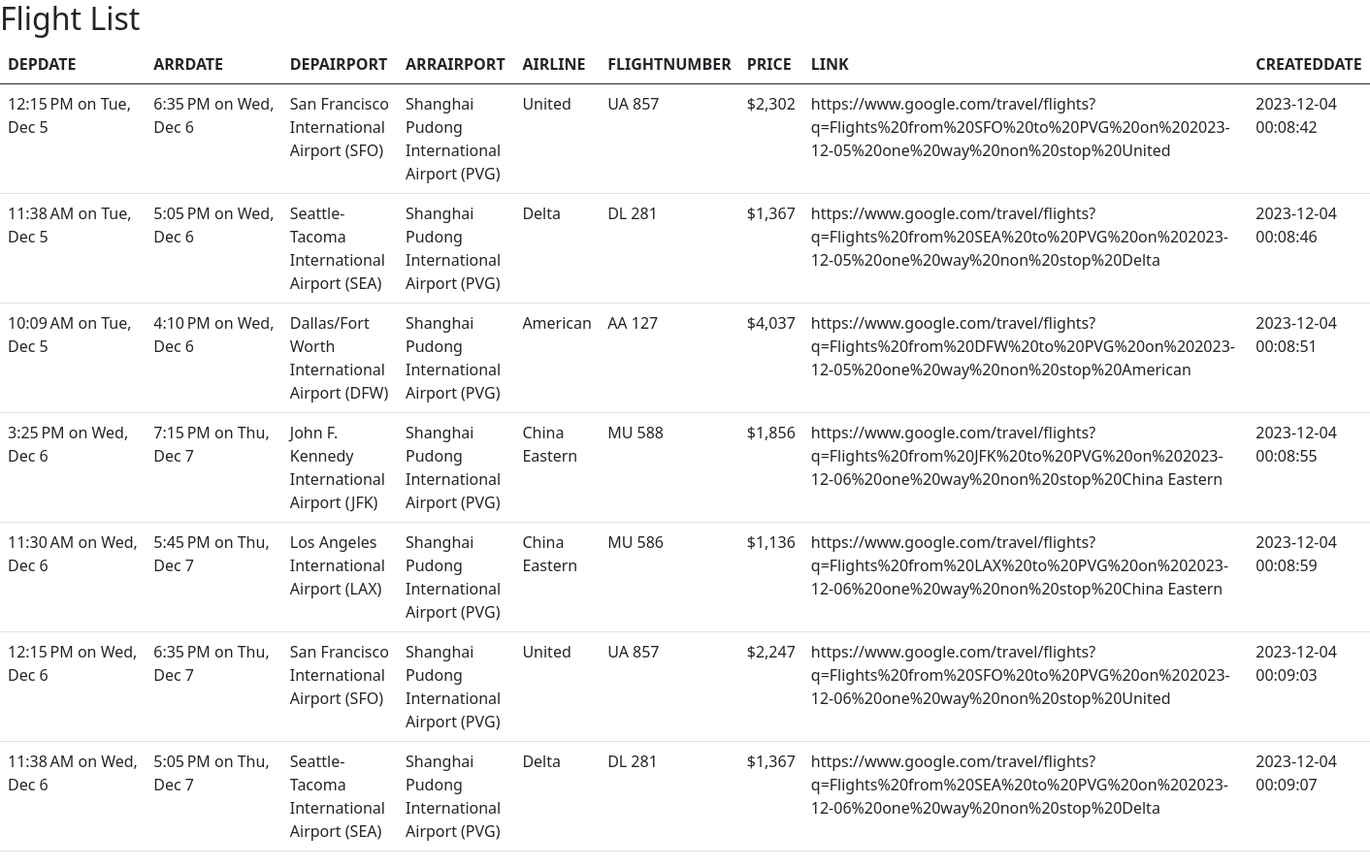
The page / on the database its author committed.
### tables this page shows
CREATE TABLE FLIGHTINFO(
    DRP_DATETIME TEXT, 
    ARR_DATETIME TEXT, 
    DEP_AIRPORT TEXT, 
    ARR_AIRPORT TEXT, 
    AIRLINE TEXT, 
    FLIGHTNUMBER TEXT, 
    PRICE TEXT, 
    LINK TEXT, 
    CREATEDDATE TEXT
    );

### app.py (the view)
@app.route('/')
def index():
    conn = get_db()
    posts = conn.execute('SELECT * FROM FLIGHTINFO').fetchall()
    conn.close()
    return render_template('index.html', flight_lists=posts)

### app.py (called while the page is built)
def get_db():
    db = getattr(g, '_database', None)
    if db is None:
        db = g._database = sqlite3.connect(DATABASE)
        db.row_factory = sqlite3.Row
    return db

@app.teardown_appcontext
def close_connection(exception):
    db = getattr(g, '_database', None)
    if db is not None:
        db.close()

### template/index.html (shortened to what this page needs)
<!DOCTYPE html>
<html lang="en-US" dir="ltr">
<head>
    <link rel="stylesheet"
	href="https://cdn.jsdelivr.net/npm/bootstrap@5.0.2/dist/css/bootstrap.min.css" >
</head>
<body>
    <h2>Flight List</h2>
    <table class="table">
        <thead>
            <tr>
            <th scope="col">DEPDATE</th>
            <th scope="col">ARRDATE</th>
            <th scope="col">DEPAIRPORT</th>
            <th scope="col">ARRAIRPORT</th>
            <th scope="col">AIRLINE</th>
            <th scope="col">FLIGHTNUMBER</th>
            <th scope="col">PRICE</th>
            <th scope="col">LINK</th>
            <th scope="col">CREATEDDATE</th>
            </tr>
        </thead>
        <tbody>
            {% for fl in flight_lists %}
                <tr>
                    <td>{{ fl['DRP_DATETIME']}}</td>
                    <td>{{ fl['ARR_DATETIME']}}</td>
                    <td>{{ fl['DEP_AIRPORT']}}</td>
                    <td>{{ fl['ARR_AIRPORT']}}</td>
                    <td>{{ fl['AIRLINE']}}</td>
                    <td>{{ fl['FLIGHTNUMBER']}}</td>
                    <td>{{ fl['PRICE']}}</td>
                    <td>{{ fl['LINK']}}</td>
                    <td>{{ fl['CREATEDDATE']}}</td>
                </tr>
            {% endfor %}
        </tbody>
    </table>
</body>

### rows shown on the page
FLIGHTINFO: DRP_DATETIME "12:15 PM on Tue, Dec 5", ARR_DATETIME "6:35 PM on Wed, Dec 6", DEP_AIRPORT "San Francisco International Airport (SFO)", ARR_AIRPORT "Shanghai Pudong International Airport (PVG)", AIRLINE "United", FLIGHTNUMBER "UA 857", PRICE "$2,302", LINK "https://www.google.com/travel/flights?q=Flights%20from%20SFO%20to%20PVG%20on%202023-12-05%20one%20way%20non%20stop%20United", CREATEDDATE "2023-12-04 00:08:42"
FLIGHTINFO: DRP_DATETIME "11:38 AM on Tue, Dec 5", ARR_DATETIME "5:05 PM on Wed, Dec 6", DEP_AIRPORT "Seattle-Tacoma International Airport (SEA)", ARR_AIRPORT "Shanghai Pudong International Airport (PVG)", AIRLINE "Delta", FLIGHTNUMBER "DL 281", PRICE "$1,367", LINK "https://www.google.com/travel/flights?q=Flights%20from%20SEA%20to%20PVG%20on%202023-12-05%20one%20way%20non%20stop%20Delta", CREATEDDATE "2023-12-04 00:08:46"
FLIGHTINFO: DRP_DATETIME "10:09 AM on Tue, Dec 5", ARR_DATETIME "4:10 PM on Wed, Dec 6", DEP_AIRPORT "Dallas/Fort Worth International Airport (DFW)", ARR_AIRPORT "Shanghai Pudong International Airport (PVG)", AIRLINE "American", FLIGHTNUMBER "AA 127", PRICE "$4,037", LINK "https://www.google.com/travel/flights?q=Flights%20from%20DFW%20to%20PVG%20on%202023-12-05%20one%20way%20non%20stop%20American", CREATEDDATE "2023-12-04 00:08:51"
FLIGHTINFO: DRP_DATETIME "3:25 PM on Wed, Dec 6", ARR_DATETIME "7:15 PM on Thu, Dec 7", DEP_AIRPORT "John F. Kennedy International Airport (JFK)", ARR_AIRPORT "Shanghai Pudong International Airport (PVG)", AIRLINE "China Eastern", FLIGHTNUMBER "MU 588", PRICE "$1,856", LINK "https://www.google.com/travel/flights?q=Flights%20from%20JFK%20to%20PVG%20on%202023-12-06%20one%20way%20non%20stop%20China Eastern", CREATEDDATE "2023-12-04 00:08:55"
FLIGHTINFO: DRP_DATETIME "11:30 AM on Wed, Dec 6", ARR_DATETIME "5:45 PM on Thu, Dec 7", DEP_AIRPORT "Los Angeles International Airport (LAX)", ARR_AIRPORT "Shanghai Pudong International Airport (PVG)", AIRLINE "China Eastern", FLIGHTNUMBER "MU 586", PRICE "$1,136", LINK "https://www.google.com/travel/flights?q=Flights%20from%20LAX%20to%20PVG%20on%202023-12-06%20one%20way%20non%20stop%20China Eastern", CREATEDDATE "2023-12-04 00:08:59"
FLIGHTINFO: DRP_DATETIME "12:15 PM on Wed, Dec 6", ARR_DATETIME "6:35 PM on Thu, Dec 7", DEP_AIRPORT "San Francisco International Airport (SFO)", ARR_AIRPORT "Shanghai Pudong International Airport (PVG)", AIRLINE "United", FLIGHTNUMBER "UA 857", PRICE "$2,247", LINK "https://www.google.com/travel/flights?q=Flights%20from%20SFO%20to%20PVG%20on%202023-12-06%20one%20way%20non%20stop%20United", CREATEDDATE "2023-12-04 00:09:03"
FLIGHTINFO: DRP_DATETIME "11:38 AM on Wed, Dec 6", ARR_DATETIME "5:05 PM on Thu, Dec 7", DEP_AIRPORT "Seattle-Tacoma International Airport (SEA)", ARR_AIRPORT "Shanghai Pudong International Airport (PVG)", AIRLINE "Delta", FLIGHTNUMBER "DL 281", PRICE "$1,367", LINK "https://www.google.com/travel/flights?q=Flights%20from%20SEA%20to%20PVG%20on%202023-12-06%20one%20way%20non%20stop%20Delta", CREATEDDATE "2023-12-04 00:09:07"
